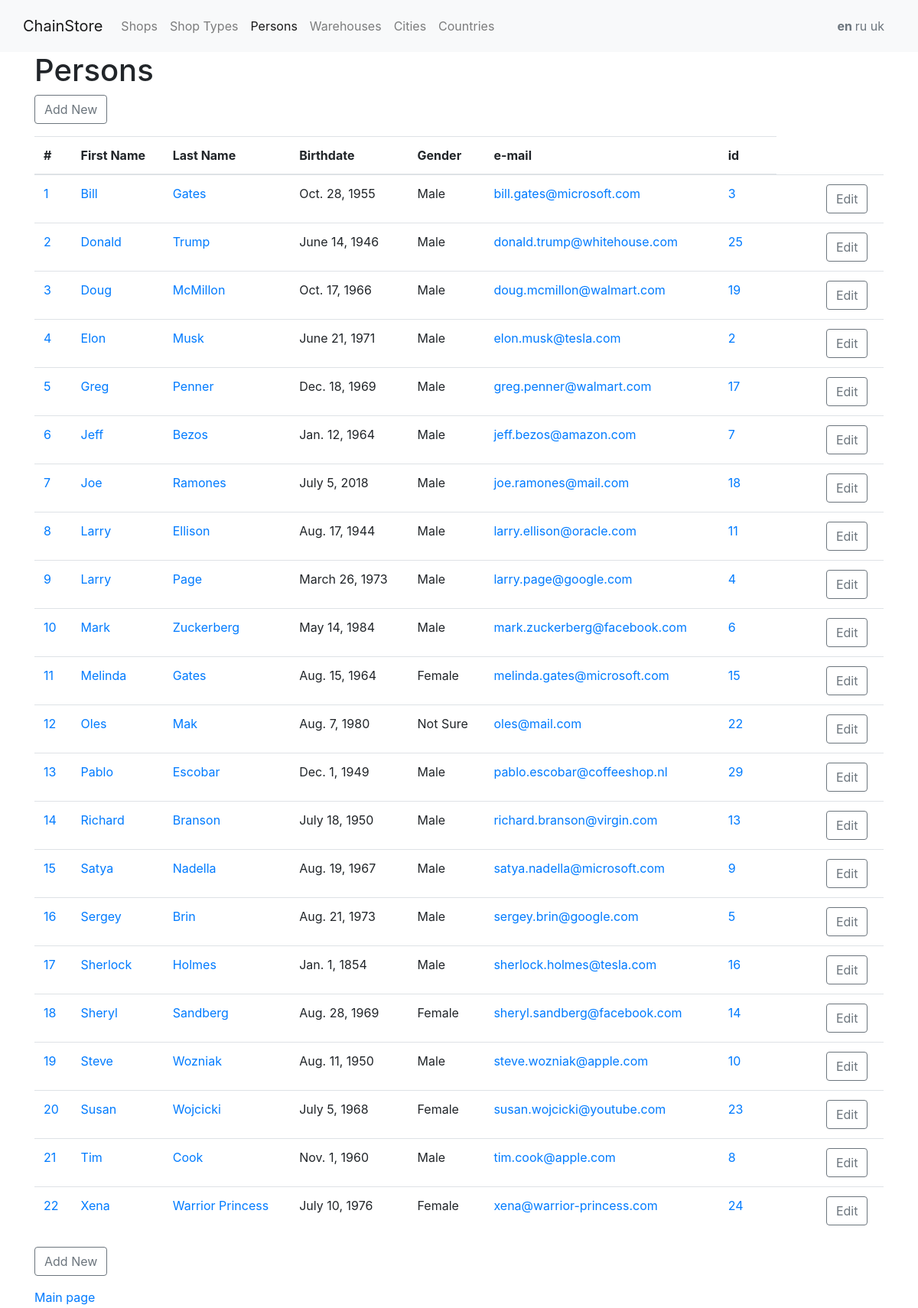
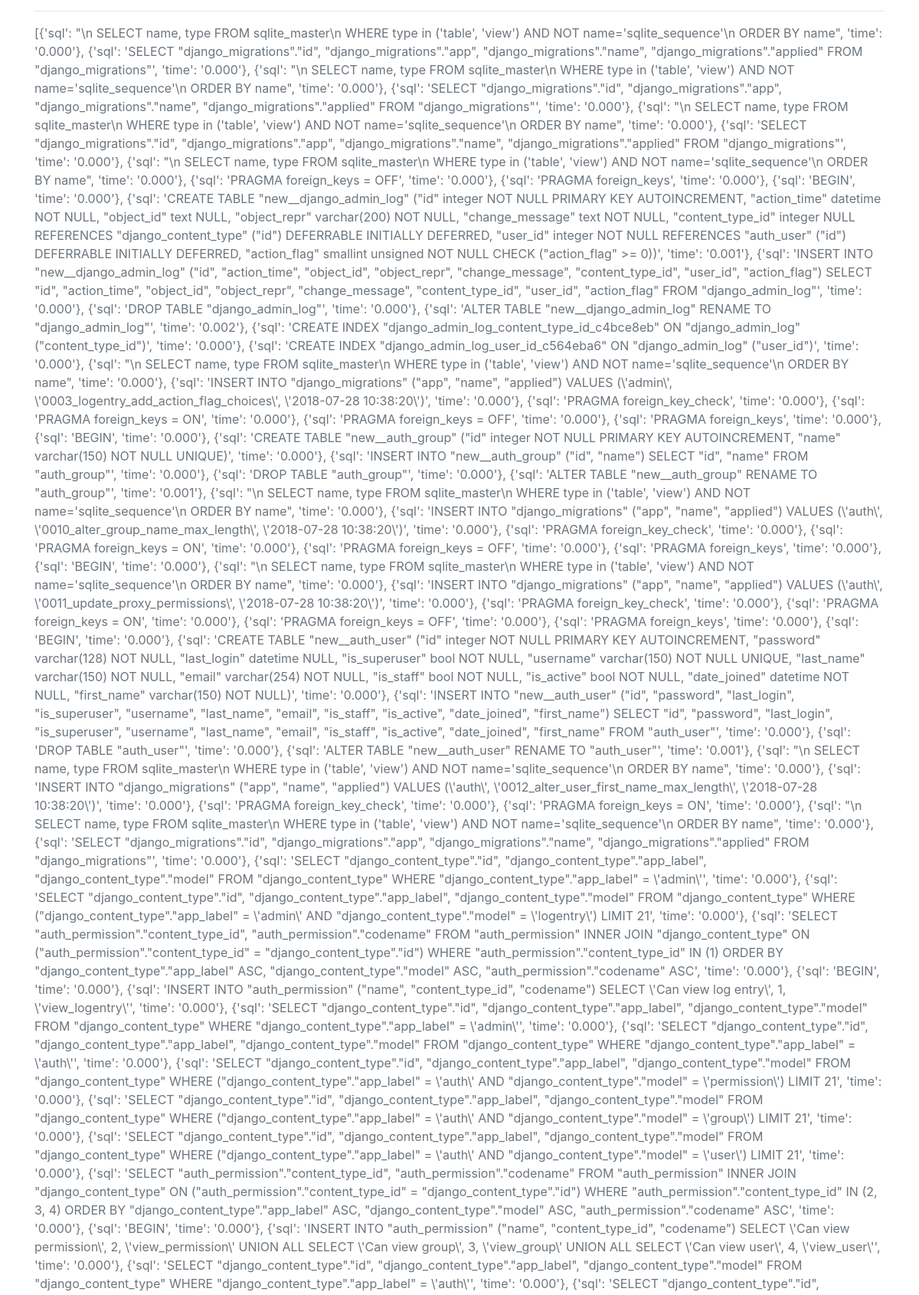
The app's page /person/ (upper part) with its own data (2 pictures, top to bottom).
### person/models.py (models this page shows, shortened)
class Person(models.Model):
    GENDER_MALE = True
    GENDER_FEMALE = False
    GENDER_NOT_SURE = None
    GENDER_CHOISES = (
        (GENDER_MALE, _('Male')),
        (GENDER_FEMALE, _('Female')),
        (GENDER_NOT_SURE, _('Not Sure')),
    )
    first_name = models.CharField(max_length=50, verbose_name=_('First Name'))
    last_name = models.CharField(max_length=50, verbose_name=_('Last Name'))
    birthdate = models.DateField(default=datetime.datetime.now, verbose_name=_('birthdate'))
    gender = models.NullBooleanField(choices=GENDER_CHOISES, verbose_name=_('gender'))
    email = models.EmailField(max_length=70, unique=True, verbose_name='e-mail')
    class Meta:
        verbose_name = _('Person')
        verbose_name_plural = _('Persons')
        ordering = ('first_name', 'last_name')

### person/views.py (the view)
# urls.py: path('person/', PersonList.as_view(), name='person'),
class PersonList(ListView):
    model = Person
    context_object_name = 'persons'
    template_name = 'person/person_list.html'
    def get_context_data(self, **kwargs):
        context = super(PersonList, self).get_context_data(**kwargs)
        context['main_menu_key'] = 'persons'
        return context

### chainstore/context_processors.py (called while the page is built)
def copyright_year():
    opening_year = 2018
    current_year = datetime.now().year
    if current_year > opening_year:
        return f'{opening_year}-{current_year}'
    return opening_year

def chainstore_constants(request):
    return {
        'AUTHOR': 'Maksym Skorupskyi',
        'WEBSITE': 'ChainStore',
        'COPYRIGHT_YEAR': copyright_year(),
        'MAIN_MENU': MAIN_MENU,
        'sql_queries': connection.queries,
    }

### chainstore/templatetags/chainstore_template_tags.py (called while the page is built)
@register.inclusion_tag('chainstore/tags/messages.html', takes_context=True)
def show_messages(context, show=True):
    return {'messages': (context.get('messages') if show else None)}

### person/templates/person/person_list.html (shortened to what this page needs)
{% extends 'base.html' %}
{% load i18n %}
{% block content %}
    <h1>{% trans 'Persons'|capfirst %}</h1>
    {% include "chainstore/button_add.html" %}
    {% if persons %}
        <table class="table">
            <thead>
            <tr>
                <th>#</th>
                <th>{% trans 'First Name'|capfirst %}</th>
                <th>{% trans 'Last Name'|capfirst %}</th>
                <th>{% trans 'Birthdate'|capfirst %}</th>
                <th>{% trans 'gender'|capfirst %}</th>
                <th>e-mail</th>
                <th>id</th>
                <th></th>
            </tr>
            </thead>
            <tbody>
            {% for person in persons %}
                <tr>
                    <td><a href="{% url 'person' pk=person.pk %}">{{ forloop.counter }}</a></td>
                    <td><a href="{% url 'person' pk=person.pk %}">{{ person.first_name }}</a></td>
                    <td><a href="{% url 'person' pk=person.pk %}">{{ person.last_name }}</a></td>
                    <td>{{ person.birthdate }}</td>
                    <td>{{ person.get_gender_display }}</td>
                    <td>{{ person.email|urlize }}</td>
                    <td><a href="{% url 'person' pk=person.pk %}">{{ person.pk }}</a></td>
                    <td><a href="{% url 'person' pk=person.pk %}">{{ person.city.country.name }}</a></td>
                    <td><a href="{% url 'person' pk=person.pk %}">{{ person.city.name }}</a></td>
                    <td><a href="{% url 'person' pk=person.pk %}">{{ person.address }}</a></td>
                    <td>
                        <a href="{% url 'person' pk=person.pk %}edit">
                            <button type="button" class="btn btn-outline-secondary">{% trans 'Edit' %}</button>
                        </a>
                    </td>
                </tr>
            {% endfor %}
            </tbody>
        </table>
    {% else %}
        <p class="text-muted">
            <i>List of Persons is empty.</i>
        </p>
    {% endif %}
    {% include "chainstore/button_add.html" %}
{% endblock %}

### templates/base.html (shortened to what this page needs)
{% load static i18n chainstore_template_tags %}
<!DOCTYPE html>
<html lang="{{ LANGUAGE_CODE }}">
<head>
    {% block css %}
        <link href="{% static 'bootstrap/css/bootstrap.min.css' %}" rel="stylesheet">
        <link href="{% static 'chainstore/css/style.css' %}" rel="stylesheet">
    {% endblock %}
</head>
<body>
    <header>
        {% block header %}
            {% include "header.html" %}
        {% endblock %}
    </header>
    <div class="container">
        {% block content %}{% endblock %}
        <p><a href="{% url 'main' %}">{% trans 'Main page' %}</a></p>
        <hr>
        <p class="text-muted">{{ sql_queries }}</p>
    </div>
</body>
</html>

### templates/header.html (shortened to what this page needs)
{% load i18n %}
<nav class="navbar navbar-expand navbar-light bg-light flex-column flex-md-row bd-navbar">
    <div class="container">
        <a class="navbar-brand" href="{% url 'main' %}">{{ WEBSITE }}</a>
        <div class="collapse navbar-collapse" id="navbarSupportedContent">
            <ul class="navbar-nav mr-auto">
                {% for key, item in MAIN_MENU %}
                    <li {% if main_menu_key == key %} class="active"{% endif %}>
                        <a class="nav-link" href="{{ item.url }}">{{ item.title }}</a>
                    </li>
                {% endfor %}
            </ul>
        </div>
        <div class="nav navbar-right" style="padding: 14px;">
            <form action="{% url 'set_language' %}" method="post">
                {% get_language_info_list for LANGUAGES as languages %}
                {% for language in languages %}
                    <a href="#" title="{{ language.name_local }}" class="text-secondary"
                       {% if language.code == LANGUAGE_CODE %}style="font-weight: bold;"{% endif %}
                       onclick="$('#set_lang_code').val('{{ language.code }}').closest('form').submit(); return false;">
                        {{ language.code }} </a>
                {% endfor %}
            </form>
        </div>
    </div>
</nav>

### chainstore/templates/chainstore/button_add.html
{% load i18n %}
<p>
    <a href="new/edit">
        <button type="button" class="btn btn-outline-secondary">{% trans 'Add New'%}</button>
    </a>
</p>

### chainstore/static/chainstore/css/style.css (style rules this page uses)
html { position: relative; min-height: 100%; }
body { margin-bottom: 50px; }

### records on screen
Person: first_name "Bill", last_name "Gates", birthdate "Oct. 28, 1955", gender "Male", email "bill.gates@microsoft.com", pk "3"
Person: first_name "Donald", last_name "Trump", birthdate "June 14, 1946", gender "Male", email "donald.trump@whitehouse.com", pk "25"
Person: first_name "Doug", last_name "McMillon", birthdate "Oct. 17, 1966", gender "Male", email "doug.mcmillon@walmart.com", pk "19"
Person: first_name "Elon", last_name "Musk", birthdate "June 21, 1971", gender "Male", email "elon.musk@tesla.com", pk "2"
Person: first_name "Greg", last_name "Penner", birthdate "Dec. 18, 1969", gender "Male", email "greg.penner@walmart.com", pk "17"
Person: first_name "Jeff", last_name "Bezos", birthdate "Jan. 12, 1964", gender "Male", email "jeff.bezos@amazon.com", pk "7"
Person: first_name "Joe", last_name "Ramones", birthdate "July 5, 2018", gender "Male", email "joe.ramones@mail.com", pk "18"
Person: first_name "Larry", last_name "Ellison", birthdate "Aug. 17, 1944", gender "Male", email "larry.ellison@oracle.com", pk "11"
Person: first_name "Larry", last_name "Page", birthdate "March 26, 1973", gender "Male", email "larry.page@google.com", pk "4"
Person: first_name "Mark", last_name "Zuckerberg", birthdate "May 14, 1984", gender "Male", email "mark.zuckerberg@facebook.com", pk "6"
Person: first_name "Melinda", last_name "Gates", birthdate "Aug. 15, 1964", gender "Female", email "melinda.gates@microsoft.com", pk "15"
Person: first_name "Oles", last_name "Mak", birthdate "Aug. 7, 1980", gender "Not Sure", email "oles@mail.com", pk "22"
Person: first_name "Pablo", last_name "Escobar", birthdate "Dec. 1, 1949", gender "Male", email "pablo.escobar@coffeeshop.nl", pk "29"
Person: first_name "Richard", last_name "Branson", birthdate "July 18, 1950", gender "Male", email "richard.branson@virgin.com", pk "13"
Person: first_name "Satya", last_name "Nadella", birthdate "Aug. 19, 1967", gender "Male", email "satya.nadella@microsoft.com", pk "9"
Person: first_name "Sergey", last_name "Brin", birthdate "Aug. 21, 1973", gender "Male", email "sergey.brin@google.com", pk "5"
Person: first_name "Sherlock", last_name "Holmes", birthdate "Jan. 1, 1854", gender "Male", email "sherlock.holmes@tesla.com", pk "16"
Person: first_name "Sheryl", last_name "Sandberg", birthdate "Aug. 28, 1969", gender "Female", email "sheryl.sandberg@facebook.com", pk "14"
Person: first_name "Steve", last_name "Wozniak", birthdate "Aug. 11, 1950", gender "Male", email "steve.wozniak@apple.com", pk "10"
Person: first_name "Susan", last_name "Wojcicki", birthdate "July 5, 1968", gender "Female", email "susan.wojcicki@youtube.com", pk "23"
Person: first_name "Tim", last_name "Cook", birthdate "Nov. 1, 1960", gender "Male", email "tim.cook@apple.com", pk "8"
Person: first_name "Xena", last_name "Warrior Princess", birthdate "July 10, 1976", gender "Female", email "xena@warrior-princess.com", pk "24"

### other values on screen
{{ WEBSITE }} "ChainStore"
{{ item.title }} "Shops" "Shop Types" "Persons" "Warehouses" "Cities" "Countries"
{{ language.code }} "en" "ru" "uk"
